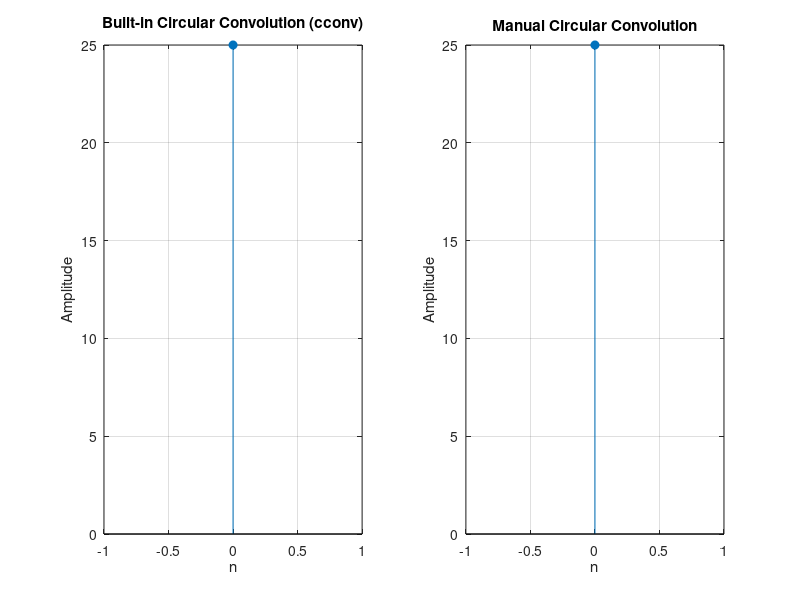
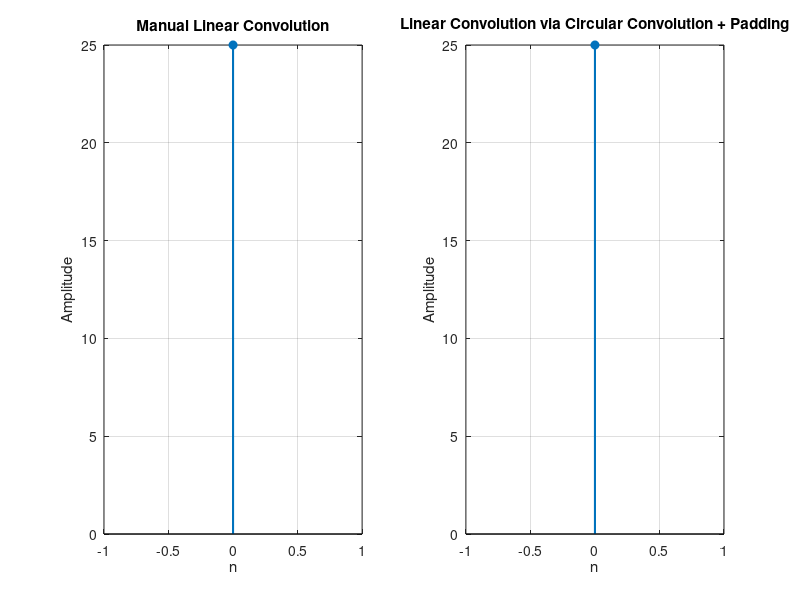

Here is the MATLAB script that generated these plots, in order:
x = input('Enter sequence x: ');
x_start = input('Enter starting index of x: ');
h = input('Enter sequence h: ');
h_start = input('Enter starting index of h: ');

N1 = length(x);
N2 = length(h);
N = max(N1, N2);

if N1 < N
    x = [x, zeros(1, N - N1)];
end
if N2 < N
    h = [h, zeros(1, N - N2)];
end

% Built-in circular convolution
y_builtin = cconv(x, h, N);

% Manual circular convolution
y_manual = zeros(1, N);
for n = 1:N
    for k = 1:N
        t = n - k;
        while t < 0
            t = t + N;
        end
        while t >= N
            t = t - N;
        end
        y_manual(n) = y_manual(n) + x(k) * h(t + 1);
    end
end

n_y = 0:N-1;

disp('Indices:');
disp(n_y);
disp('Built-in Circular Convolution:');
disp(y_builtin);
disp('Manual Circular Convolution:');
disp(y_manual);

figure;
subplot(1, 2, 1);
stem(n_y, y_builtin, 'filled');
title('Built-in Circular Convolution (cconv)');
xlabel('n');
ylabel('Amplitude');
grid on;

subplot(1, 2, 2);
stem(n_y, y_manual, 'filled');
title('Manual Circular Convolution');
xlabel('n');
ylabel('Amplitude');
grid on;

% ===== Linear Convolution using Circular Convolution with Padding =====
N_lin = N1 + N2 - 1;
x_padded = [x, zeros(1, N_lin - N1)];
h_padded = [h, zeros(1, N_lin - N2)];

y_circ_for_linear = cconv(x_padded, h_padded, N_lin);
y_linear = conv(x, h);
n_axis = 0:N_lin - 1;

disp('Linear Convolution via Circular Convolution + Padding:');
disp(y_circ_for_linear);

figure;
subplot(1, 2, 1);
stem(n_axis, y_linear, 'filled', 'LineWidth', 1.5);
title('Manual Linear Convolution');
xlabel('n');
ylabel('Amplitude');
grid on;

subplot(1, 2, 2);
stem(n_axis, y_circ_for_linear, 'filled', 'LineWidth', 1.5);
title('Linear Convolution via Circular Convolution + Padding');
xlabel('n');
ylabel('Amplitude');
grid on;
